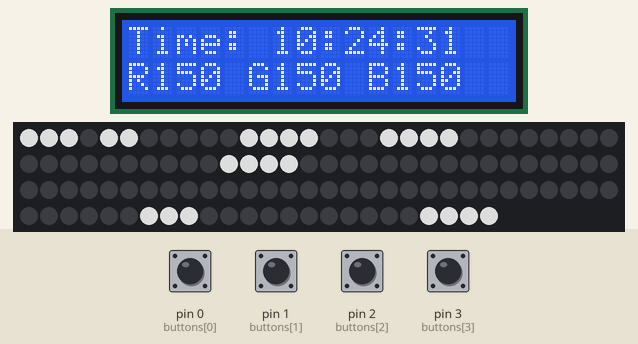
This sketch was run on a simulated Arduino Uno, built with avr-gcc and run on an emulated ATmega328P. Shown: 16×2 character LCD, 114 RGB LEDs in strip order, left to right, continuing on the next row. Inputs (shaded band) come from the test bench; at power-on: pin 0 (buttons[0]), pin 1 (buttons[1]), pin 2 (buttons[2]), pin 3 (buttons[3]) HIGH. Dim RGB values are drawn brighter than linear; the local clock reads 2024-03-15 10:24:30 at power-on unless the sketch sets it.

Above: at 1.2 s.
1.3 s: pin 1 (buttons[1]) pulled LOW for 1 s
At 1.7 s:
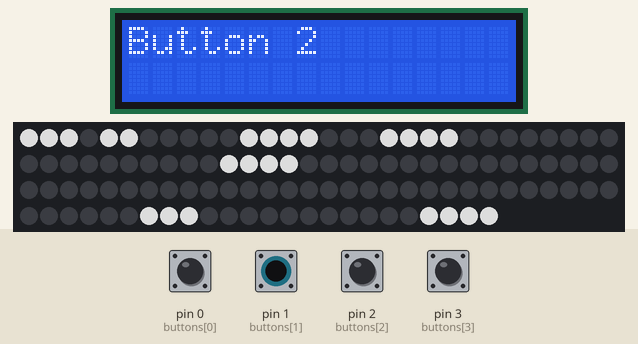
3.9 s: pin 0 (buttons[0]) pulled LOW for 0.15 s
At 5.8 s:
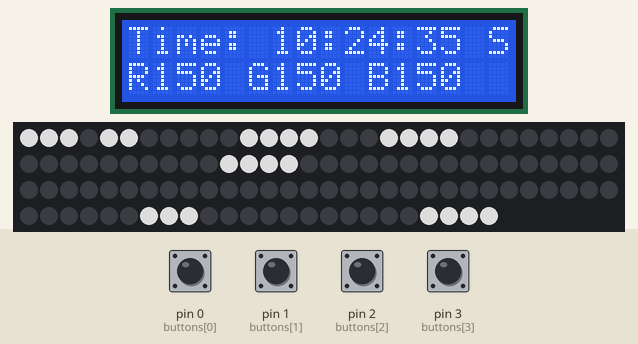
7.0 s: pin 0 (buttons[0]) pulled LOW for 1 s
At 7.25 s:
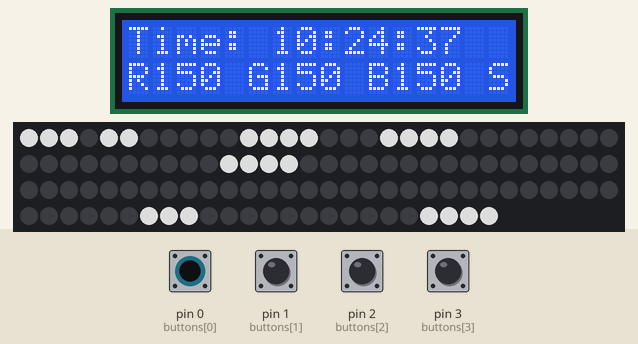
9.5 s: pin 2 (buttons[2]) pulled LOW for 0.15 s
At 10.5 s:
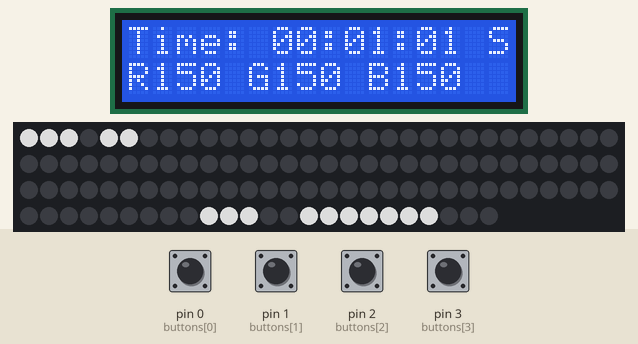
11.5 s: pin 3 (buttons[3]) pulled LOW for 1 s
At 13.8 s:
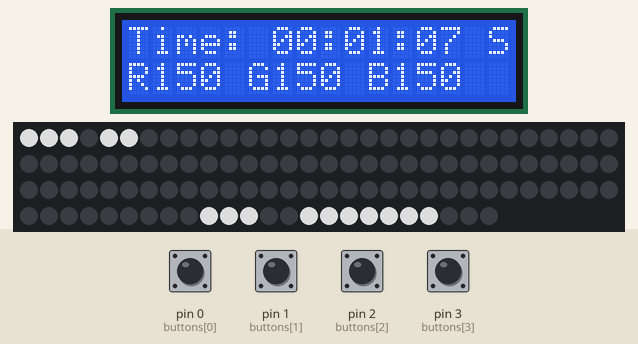
15.5 s: pin 1 (buttons[1]) pulled LOW for 0.15 s
At 16.8 s:
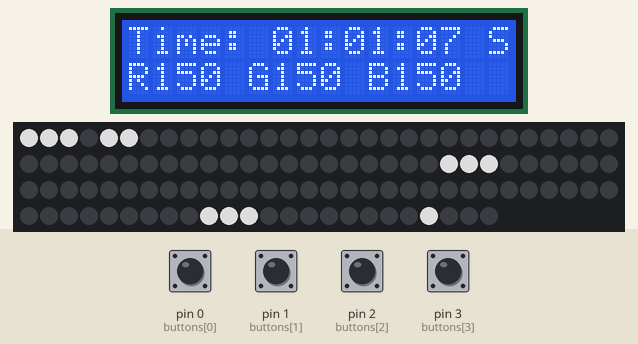
Timing chart, 0 to 18.5 s (numbered marks = the images above; inputs shaded):
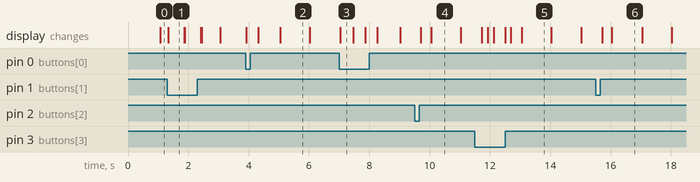

Measured:
- after the input at 1.3 s, the display: changes at once (image 1)
- after the input at 3.9 s, the display: first changes at once (image 2 shows a later state)
- after the input at 7.0 s, the display: changes at once (image 3)
- what the display in image 1 shows lasts 0.6 s, from 1.3 s to 1.9 s
- what the display in image 2 shows lasts 1.0 s, from 5.0 s to 6.0 s
- what the display in image 3 shows lasts 0.5 s, from 7.0 s to 7.5 s

The sketch:

WordClock.ino
```cpp
#include <LiquidCrystal_I2C.h>
#include <DS3231.h>
#include <Adafruit_NeoPixel.h>

#define PIN 8
#define NUMPIXELS 114

Adafruit_NeoPixel pixels = Adafruit_NeoPixel(NUMPIXELS, PIN, NEO_GRB + NEO_KHZ800);
DS3231 rtc(SDA, SCL);
LiquidCrystal_I2C lcd(0x27, 16, 2);

byte buttons[] = {0, 1, 2, 3};

String now;
int menu = 0;
int Hours = 0;
int Minutes = 0;
int Seconds = 0;
int Red = 150;
int Blue = 150;
int Green = 150;

void setup() {
  rtc.begin();
  lcd.init();
  lcd.backlight();
  lcd.setCursor(0, 0);
  pixels.begin();
  pixels.show();

  //rtc.setTime(01, 01, 0);
  //rtc.setDate(01, 06, 2023);

  pinMode(buttons[0], INPUT_PULLUP);
  pinMode(buttons[1], INPUT_PULLUP);
  pinMode(buttons[2], INPUT_PULLUP);
  pinMode(buttons[3], INPUT_PULLUP);
}

#include "lcd.h"
#include "menu.h"
#include "timefunc.h"

void loop() {
  String now = rtc.getTimeStr((FORMAT_LONG));
  int Hours = now.substring(0, 2).toInt();
  int Minutes = now.substring(3, 5).toInt();
  int Seconds = now.substring(6, 9).toInt();
  int Hour = 0;

  if (Hours > 11) {
    Hour = Hours - 12;
  }
  else {
    Hour = Hours;
  }

  int fiveMin = floor(Minutes / 5);
  int singleMinutes = Minutes - fiveMin * 5;

  setTimeLeds(Hour, fiveMin, singleMinutes, Red, Green, Blue);
  updateMenu(buttons, now, menu, Hours, Minutes, Seconds, Red, Green, Blue);
  LCD(now, menu, Red, Green, Blue);


}
```

menu.h
```cpp
void updateMenu(byte buttons[], String now, int menuI, int HoursI, int MinutesI, int SecondsI, int RedI, int GreenI, int BlueI) {
  const byte nrButtons = 4;
  int menusize = 2;

  for (int n = 0; n < nrButtons; n++) {
    if (digitalRead(buttons[n]) == LOW) {
      switch (n) {
        case 0:
          menu = menu + 1;
          if (menu > menusize) {
            menu = 0;
          }
          LCD(now, menu, Red, Green, Blue);
          delay(350);
          break;

        case 1:
          if (menu == 0) {
            lcd.clear();
            lcd.setCursor(0, 0);
            lcd.print("Button 2 ");
            delay(500);
          }
          if (menu == 1) {
            Hours = Hours + 1;
            if (Hours > 23) {
              Hours = 0;
            }
            rtc.setTime(Hours, Minutes, Seconds);
            LCD(now, menu, Red, Green, Blue);
            delay(150);
          }
          if (menu == 2) {
            Red = Red + 10;
            if (Red > 250) {
              Red = 0;
            }
            LCD(now, menu, Red, Green, Blue);
            delay(150);
          }
          break;

        case 2:
          if (menu == 0) {
            lcd.clear();
            lcd.setCursor(0, 0);
            lcd.print("Button 3 ");
            delay(500);
          }
          if (menu == 1) {
            Minutes = Minutes + 1;
            if (Minutes > 59) {
              Minutes = 0;
            }
            rtc.setTime(Hours, Minutes, Seconds);
            LCD(now, menu, Red, Green, Blue);
            delay(150);
          }
          if (menu == 2) {
            Green = Green + 10;
            if (Green > 250) {
              Green = 0;
            }
            LCD(now, menu, Red, Green, Blue);
            delay(150);
          }
          break;

        case 3:
          if (menu == 0) {
            lcd.clear();
            lcd.setCursor(0, 0);
            lcd.print("Button 4 ");
            delay(500);
          }
          if (menu == 1) {
            Seconds = Seconds + 1;
            if (Seconds > 59) {
              Seconds = 0;
            }
            rtc.setTime(Hours, Minutes, Seconds);
            LCD(now, menu, Red, Green, Blue);
            delay(150);
          }
          if (menu == 2) {
            Blue = Blue + 10;
            if (Blue > 250) {
              Blue = 0;
            }
            LCD(now, menu, Red, Green, Blue);
            delay(150);
          }
          break;
      }
    }
  }
}
```

timefunc.h
```cpp
void ledSwitch(int ledNumbers[], int arraySize, int RedI, int GreenI, int BlueI) {
  for (int i = 0; i < arraySize ; i++) {
    pixels.setPixelColor(ledNumbers[i], pixels.Color(GreenI, RedI, BlueI));
  }
}

void setTimeLeds(int HourI, int fiveMinI, int singleMinutesI, int RedI, int GreenI, int BlueI) {

  int het [3] = {0, 1, 2 };
  int is [2] = {4, 5 };
  int vijf [4] = {7, 8, 9, 10  };
  int tien [4] = {21, 20, 19, 18 };
  int kwart [5] = {28, 29, 30, 31, 32 };
  int over1 [4] = {22, 23, 24, 25 };
  int over2 [4] = {36, 35, 34, 33 };
  int voor1 [4] = {14, 13, 12, 11 };
  int voor2 [4] = {44, 45, 46, 47 };
  int half [4] = {43, 42, 41, 40 };
  int uur [3] = {101, 100, 99 };

  int twaalf [6] = {109, 108, 107, 106, 105, 104 };
  int een [3] = {51, 52, 53 };
  int twee [4] = {65, 64, 63, 62 };
  int drie [4] = {58, 57, 56, 55 };
  int vier [4] = {66, 67, 68, 69 };
  int vijf2 [4] = {70, 71, 72, 73 };
  int zes [3] = {74, 75, 76 };
  int zeven [5] = {87, 86, 85, 84, 83 };
  int acht [4] = {88, 89, 90, 91};
  int negen [5] = {81, 80, 79, 78, 77 };
  int tien2 [4] = {92, 93, 94, 95 };
  int elf [3] = {96, 97, 98 };

  int minuteDots[4] = {110, 111, 112, 113};

  boolean helpword[][9] = {
    {false, false, false, false, false, false, false, false, true},
    {true, false, false, true, false, false, false, false, false},
    {false, true, false, true, false, false, false, false, false},
    {false, false, true, false, true, false, false, false, false},
    {false, true, false, false, false, true, false, true, false},
    {true, false, false, false, false, true, false, true, false},
    {false, false, false, false, false, false, false, true, false},
    {true, false, false, true, false, false, false, true, false},
    {false, true, false, true, false, false, false, true, false},
    {false, false, true, false, false, false, true, false, false},
    {false, true, false, false, false, true, false, false, false},
    {true, false, false, false, false, true, false, false, false}

  };

  int hourCutOff = 4;

  for (int i = 0; i < NUMPIXELS ; i++) {
    pixels.setPixelColor(i, pixels.Color(0, 0, 0));
  }

  ledSwitch(minuteDots, singleMinutesI, RedI, GreenI, BlueI);
  ledSwitch(het, 3, RedI, GreenI, BlueI); //always on
  ledSwitch(is, 2, RedI, GreenI, BlueI); //always on

  if (helpword[fiveMinI][0]) {
    ledSwitch(vijf, 4, RedI, GreenI, BlueI);
  };

  if (helpword[fiveMinI][1]) {
    ledSwitch(tien, 4, RedI, GreenI, BlueI);
  };

  if (helpword[fiveMinI][2]) {
    ledSwitch(kwart, 5, RedI, GreenI, BlueI);
  };

  if (helpword[fiveMinI][3]) {
    ledSwitch(over1, 4, RedI, GreenI, BlueI);
  };

  if (helpword[fiveMinI][4]) {
    ledSwitch(over2, 4, RedI, GreenI, BlueI);
  };

  if (helpword[fiveMinI][5]) {
    ledSwitch(voor1, 4, RedI, GreenI, BlueI);
  };

  if (helpword[fiveMinI][6]) {
    ledSwitch(voor2, 4, RedI, GreenI, BlueI);
  };

  if (helpword[fiveMinI][7]) {
    ledSwitch(half, 4, RedI, GreenI, BlueI);
  };

  if (helpword[fiveMinI][8]) {
    ledSwitch(uur, 3, RedI, GreenI, BlueI);
  };

  switch (HourI) {
    case 0:
      if (fiveMinI < hourCutOff) {
        ledSwitch(twaalf, 6, RedI, GreenI, BlueI);
      }
      else {
        ledSwitch(een, 3, RedI, GreenI, BlueI);
      }
      break;


    case 1:
      if (fiveMinI < hourCutOff) {
        ledSwitch(een, 3, RedI, GreenI, BlueI);
      }
      else {
        ledSwitch(twee, 4, RedI, GreenI, BlueI);
      }
      break;


    case 2:
      if (fiveMinI < hourCutOff) {
        ledSwitch(twee, 4, RedI, GreenI, BlueI);
      }
      else {
        ledSwitch(drie, 4, RedI, GreenI, BlueI);
      }
      break;


    case 3:
      if (fiveMinI < hourCutOff) {
        ledSwitch(drie, 4, RedI, GreenI, BlueI);
      }
      else {
        ledSwitch(vier, 4, RedI, GreenI, BlueI);
      }
      break;


    case 4:
      if (fiveMinI < hourCutOff) {
        ledSwitch(vier, 4, RedI, GreenI, BlueI);
      }
      else {
        ledSwitch(vijf, 4, RedI, GreenI, BlueI);
      }
      break;


    case 5:
      if (fiveMinI < hourCutOff) {
        ledSwitch(vijf, 4, RedI, GreenI, BlueI);
      }
      else {
        ledSwitch(zes, 3, RedI, GreenI, BlueI);
      }
      break;


    case 6:
      if (fiveMinI < hourCutOff) {
        ledSwitch(zes, 3, RedI, GreenI, BlueI);
      }
      else {
        ledSwitch(zeven, 5, RedI, GreenI, BlueI);
      }
      break;


    case 7:
      if (fiveMinI < hourCutOff) {
        ledSwitch(zeven, 5, RedI, GreenI, BlueI);
      }
      else {
        ledSwitch(acht, 4, RedI, GreenI, BlueI);
      }
      break;


    case 8:
      if (fiveMinI < hourCutOff) {
        ledSwitch(acht, 4, RedI, GreenI, BlueI);
      }
      else {
        ledSwitch(negen, 5, RedI, GreenI, BlueI);
      }
      break;


    case 9:
      if (fiveMinI < hourCutOff) {
        ledSwitch(negen, 5, RedI, GreenI, BlueI);
      }
      else {
        ledSwitch(tien, 4, RedI, GreenI, BlueI);
      }
      break;


    case 10:
      if (fiveMinI < hourCutOff) {
        ledSwitch(tien, 4, RedI, GreenI, BlueI);
      }
      else {
        ledSwitch(elf, 3, RedI, GreenI, BlueI);
      }
      break;


    case 11:
      if (fiveMinI < hourCutOff) {
        ledSwitch(elf, 3, RedI, GreenI, BlueI);
      }
      else {
        ledSwitch(twaalf, 6, RedI, GreenI, BlueI);
      }
      break;
  }

  pixels.show();
}
```

lcd.h
```cpp
void LCD(String now, int menu, int Red, int Green, int Blue) {
  lcd.setCursor(0, 0);
  lcd.print("Time: ");
  lcd.print(now);

  if (menu == 1) {
    lcd.setCursor(15, 0);
    lcd.print("S");
  }
  else {
    lcd.setCursor(15, 0);
    lcd.print(" ");
    {
      lcd.setCursor(0, 1);
      lcd.print("R");
      if (Red < 10) {
        lcd.print("  ");
      }
      else if (Red < 100) {
        lcd.print(" ");
      }

      lcd.print(Red);
      lcd.setCursor(5, 1);
      lcd.print("G");
      if (Green < 10) {
        lcd.print("  ");
      }
      else if (Green < 100) {
        lcd.print(" ");
      }
      lcd.print(Green);
      lcd.setCursor(10, 1);
      lcd.print("B");
      if (Blue < 10) {
        lcd.print("  ");
      }
      else if (Blue < 100) {
        lcd.print(" ");
      }
      lcd.print(Blue);

      if (menu == 2) {
        lcd.setCursor(15, 1);
        lcd.print("S");
      }
      else {
        lcd.setCursor(15, 1);
        lcd.print(" ");
      }
    }
  }
}
```
